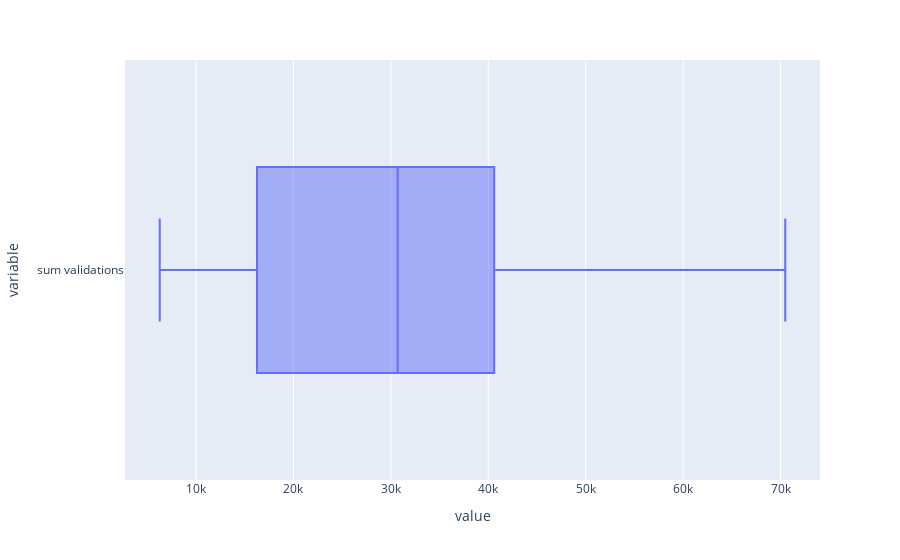

The code cell stored with this chart in its notebook:
### Code cell
px.box(target_train_1, orientation='h')

### Figure 1 — Plotly figure (JSON) as saved in the notebook; plotly's stock layout.template omitted (floating-point values rounded to 4 significant figures)
{"data": [{"alignmentgroup": "True", "hovertemplate": "value=%{x}<br>variable=%{y}<extra></extra>", "legendgroup": "", "marker": {"color": "#636efa"}, "name": "", "notched": false, "offsetgroup": "", "orientation": "h", "showlegend": false, "type": "box", "x": [39292, 46309, 70488, 32565, 6271, 26977, 15832, 48117, 59351, 11738, 17517, 53286, 15582, 32913, 53622, 21563, 25220, 31121, 6407, 41050, 34566, 35972, 9851, 12216, 9455, 30699, 44883, 19453, 20896, 30908, 27395], "x0": " ", "xaxis": "x", "y": ["sum validations", "sum validations", "sum validations", "sum validations", "sum validations", "sum validations", "sum validations", "sum validations", "sum validations", "sum validations", "sum validations", "sum validations", "sum validations", "sum validations", "sum validations", "sum validations", "sum validations", "sum validations", "sum validations", "sum validations", "sum validations", "sum validations", "sum validations", "sum validations", "sum validations", "sum validations", "sum validations", "sum validations", "sum validations", "sum validations", "sum validations"], "y0": " ", "yaxis": "y"}], "layout": {"boxmode": "group", "legend": {"tracegroupgap": 0}, "margin": {"t": 60}, "xaxis": {"anchor": "y", "domain": [0, 1], "title": {"text": "value"}}, "yaxis": {"anchor": "x", "domain": [0, 1], "title": {"text": "variable"}}}}
